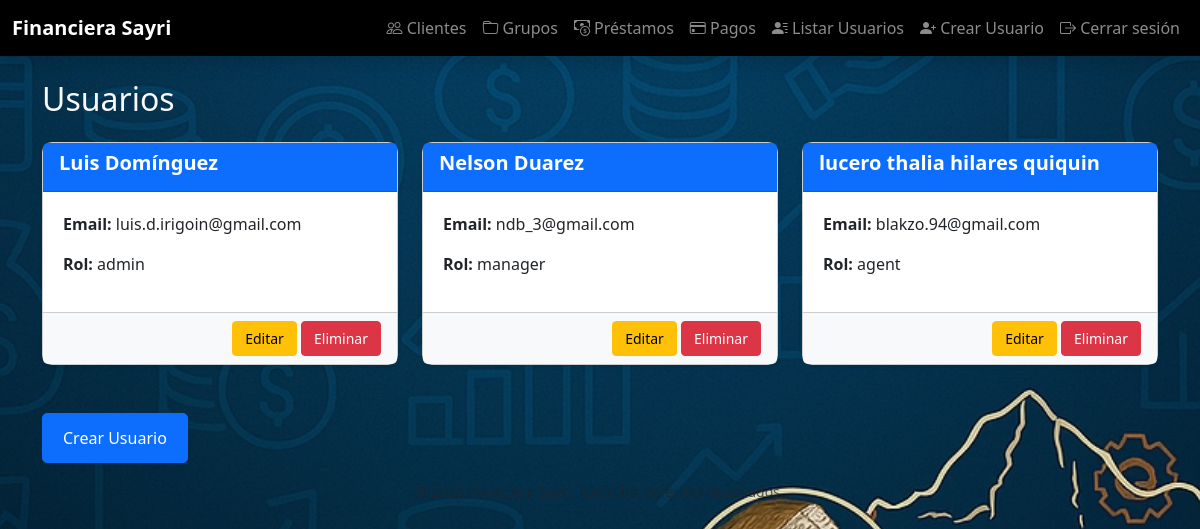
/admin/usuarios (signed in), run on an earlier commit of the app's database.
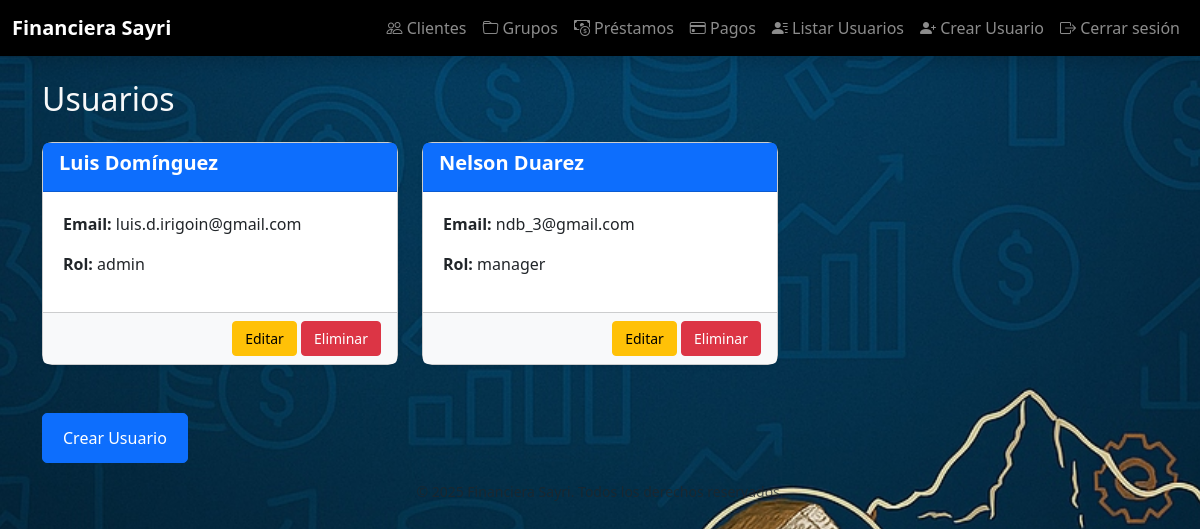
And on a later commit of the database.
### models/usuario.py (models this page shows, shortened)
class Usuario(db.Model, UserMixin):
    __tablename__ = 'usuario'
    id = db.Column(db.Integer, primary_key=True)
    nombre = db.Column(db.String(100), nullable=False)
    apellido = db.Column(db.String(100), nullable=False)
    email = db.Column(db.String(120), unique=True, nullable=False)
    password_hash = db.Column(db.String(256), nullable=False)
    rol_id = db.Column(db.Integer, db.ForeignKey('rol.id'), nullable=False)
    is_active = db.Column(db.Boolean, default=True)  # Agregar el atributo is_active
    rol = db.relationship('Rol', backref=db.backref('usuarios', lazy=True))

### models/rol.py (models this page shows, shortened)
class Rol(db.Model):
    __tablename__ = 'rol'
    id = db.Column(db.Integer, primary_key=True)
    nombre = db.Column(db.String(50), unique=True, nullable=False)

### routes/usuarios.py (the view)
@usuarios_bp.route('/usuarios')
@login_required
def listar_usuarios():
    if current_user.rol.nombre != 'admin':
        abort(403)
    usuarios = Usuario.query.all()
    return render_template('admin/listar_usuarios.html', usuarios=usuarios)

### app.py (called while the page is built)
def create_app():
    app = Flask(__name__)
    app.config.from_object(Config)
    db.init_app(app)
    Migrate(app, db)
    login_manager = LoginManager()
    login_manager.init_app(app)
    login_manager.login_view = "login.login_view"  # Nombre del blueprint y la ruta de login
    @login_manager.user_loader
    def load_user(user_id):
        return db.session.get(Usuario, int(user_id))  # Asegúrate de que estás obteniendo al usuario de la base de datos
    register_routes(app)
    with app.app_context():
        inicializar_roles()
        crear_admin()  # Crea un usuario admin si no existe
    return app

### templates/admin/listar_usuarios.html (shortened to what this page needs)
{% extends "base.html" %}
{% block content %}
<h2 class="mb-4">Usuarios</h2>
<div class="row">
    {% for usuario in usuarios %}
        <div class="col-md-4 mb-4">
            <div class="card shadow-sm">
                <div class="card-header bg-primary text-white">
                    <h5 class="card-title">{{ usuario.nombre }} {{ usuario.apellido }}</h5>
                </div>
                <div class="card-body">
                    <p><strong>Email:</strong> {{ usuario.email }}</p>
                    <p><strong>Rol:</strong> {{ usuario.rol.nombre }}</p>
                </div>
                <div class="card-footer text-end">
                    <a href="{{ url_for('admin.editar_usuario', id=usuario.id) }}" class="btn btn-warning btn-sm">Editar</a>
                    <form action="{{ url_for('admin.eliminar_usuario', id=usuario.id) }}" method="POST" style="display:inline;"
                          onsubmit="return confirm('¿Estás seguro de eliminar este usuario?');">
                        <button type="submit" class="btn btn-danger btn-sm">Eliminar</button>
                    </form>
                </div>
            </div>
        </div>
    {% endfor %}
</div>
<div class="mt-4">
    <a href="{{ url_for('admin.crear_usuario') }}" class="btn btn-primary">Crear Usuario</a>
</div>
{% endblock %}

### templates/base.html (shortened to what this page needs)
<!DOCTYPE html>
<html lang="es">
<head>
    <link href="https://cdn.jsdelivr.net/npm/bootstrap@5.3.2/dist/css/bootstrap.min.css" rel="stylesheet">
    <link rel="stylesheet" href="https://cdn.jsdelivr.net/npm/bootstrap-icons/font/bootstrap-icons.css">
    <link rel="stylesheet" href="{{ url_for('static', filename='styles.css') }}">
</head>
<body class="bg-dark text-light">
    <header class="navbar navbar-expand-lg navbar-dark bg-black shadow">
        <div class="container-fluid">
            <a class="navbar-brand fw-bold" href="/">Financiera Sayri</a>
            <div class="collapse navbar-collapse" id="navbarNav">
                <ul class="navbar-nav ms-auto">
                    <li class="nav-item">
                        <a class="nav-link" href="{{ url_for('clientes.lista_clientes') }}">
                            <i class="bi bi-people"></i> Clientes
                        </a>
                    </li>
                    <li class="nav-item">
                        <a class="nav-link" href="{{ url_for('grupos.lista_grupos') }}">
                            <i class="bi bi-folder"></i> Grupos
                        </a>
                    </li>
                    <li class="nav-item">
                        <a class="nav-link" href="{{ url_for('prestamos_grupales.lista_prestamos_grupales') }}">
                            <i class="bi bi-cash-coin"></i> Préstamos
                        </a>
                    </li>
                    <li class="nav-item">
                        <a class="nav-link" href="{{ url_for('pagos.lista_pagos') }}">
                            <i class="bi bi-credit-card"></i> Pagos
                        </a>
                    </li>
                    {% if current_user.is_authenticated and current_user.rol.nombre == 'admin' %}
                        <li class="nav-item">
                            <a class="nav-link" href="{{ url_for('admin.listar_usuarios') }}">
                                <i class="bi bi-person-lines-fill"></i> Listar Usuarios
                            </a>
                        </li>
                        <li class="nav-item">
                            <a class="nav-link" href="{{ url_for('admin.crear_usuario') }}">
                                <i class="bi bi-person-plus-fill"></i> Crear Usuario
                            </a>
                        </li>
                    {% endif %}
                    {% if current_user.is_authenticated %}
                        <li class="nav-item">
                            <a class="nav-link" href="{{ url_for('login.logout') }}">
                                <i class="bi bi-box-arrow-right"></i> Cerrar sesión
                            </a>
                        </li>
                    {% endif %}
                </ul>
            </div>
        </div>
    </header>
    <main class="container mt-4">
        {% block content %}{% endblock %}
    </main>
    <footer class="text-center text-muted py-3">
        <small>&copy; 2025 Financiera Sayri. Todos los derechos reservados.</small>
    </footer>
</body>
</html>

### static/styles.css (style rules this page uses)
body { background: url('/static/images/fondo.jpg') no-repeat center center fixed; background-size: cover; color: white; }

### templates/admin/listar_usuarios.html (style rules this page uses)
.card { border-radius: 10px; background-color: #f8f9fa; }
.card-header { border-radius: 10px 10px 0 0; background-color: #007bff; color: white; }
.card-footer { background-color: #f8f9fa; border-radius: 0 0 10px 10px; }
.card-body { background-color: #ffffff; padding: 1.25rem; }
.card-title { font-size: 1.25rem; font-weight: bold; }
.btn-sm { padding: 0.375rem 0.75rem; font-size: 0.875rem; }
.mt-4 .btn-primary { padding: 0.75rem 1.25rem; font-size: 1rem; border-radius: 5px; }

What changed in the data, as far as the page shows it:
removed Usuario: nombre "lucero thalia", apellido "hilares quiquin", email "blakzo.94@gmail.com", rol.nombre "agent"
